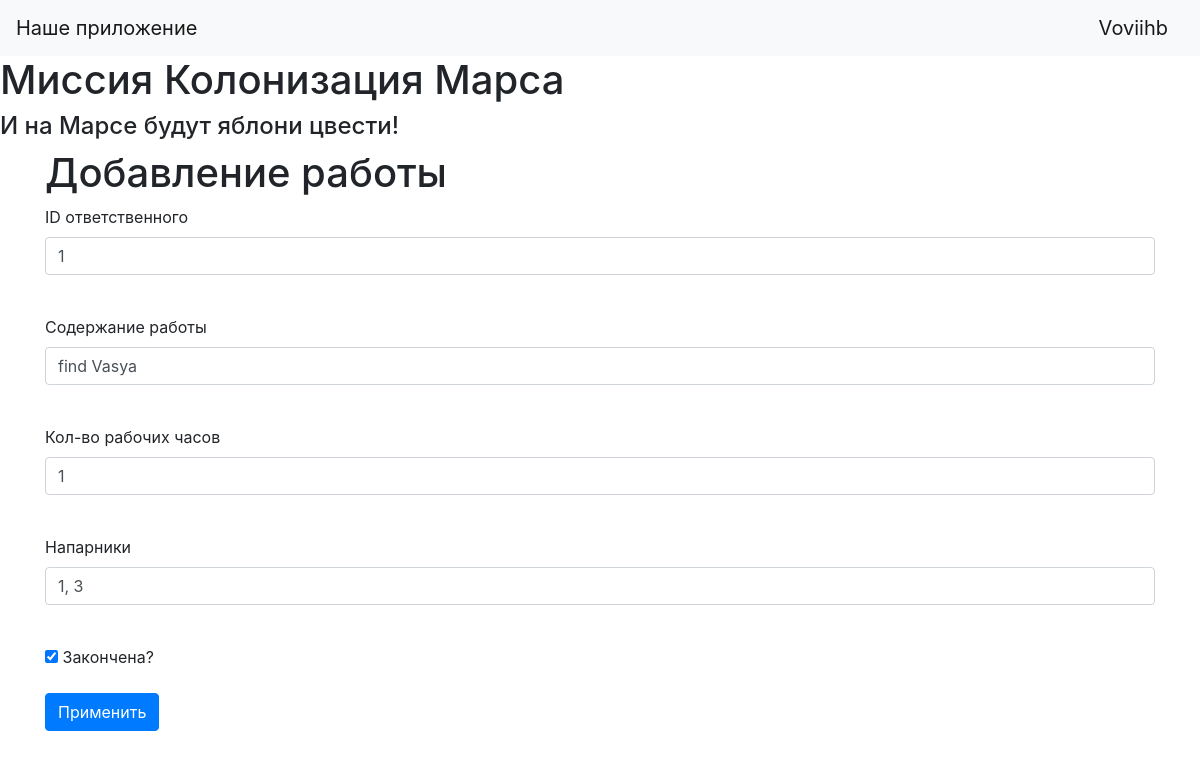
Page /addjob/1 (signed in) on the committed database.
### data/users.py (models this page shows, shortened)
class User(SqlAlchemyBase, UserMixin):
    __tablename__ = 'users'
    id = sqlalchemy.Column(sqlalchemy.Integer, primary_key=True, autoincrement=True)
    name = sqlalchemy.Column(sqlalchemy.String, nullable=True)
    about = sqlalchemy.Column(sqlalchemy.String, nullable=True)
    email = sqlalchemy.Column(sqlalchemy.String, index=True, unique=True, nullable=True)
    role = sqlalchemy.Column(sqlalchemy.Integer)
    hashed_password = sqlalchemy.Column(sqlalchemy.String, nullable=True)
    created_date = sqlalchemy.Column(sqlalchemy.DateTime, default=datetime.datetime.now)

### data/jobs.py (models this page shows, shortened)
class Jobs(SqlAlchemyBase):
    __tablename__ = 'jobs'
    id = sqlalchemy.Column(sqlalchemy.Integer, primary_key=True, autoincrement=True)
    job = sqlalchemy.Column(sqlalchemy.String, nullable=True)
    work_size = sqlalchemy.Column(sqlalchemy.Integer, nullable=True)
    collaborators = sqlalchemy.Column(sqlalchemy.String, nullable=True)
    start_date = sqlalchemy.Column(sqlalchemy.DateTime, default=datetime.datetime.now, nullable=True)
    end_date = sqlalchemy.Column(sqlalchemy.DateTime, nullable=True)
    is_finished = sqlalchemy.Column(sqlalchemy.Boolean, nullable=True)
    user_id = sqlalchemy.Column(sqlalchemy.Integer, sqlalchemy.ForeignKey("users.id"))
    user = orm.relationship('User', foreign_keys="Jobs.user_id", backref="jobs")
    team_leader = sqlalchemy.Column(sqlalchemy.Integer, sqlalchemy.ForeignKey("users.id"))
    tl = orm.relation('User', foreign_keys="Jobs.team_leader")

### main.py (the view, shortened to what this page needs)
@app.route('/addjob/<int:id>', methods=['GET', 'POST'])
@login_required
def edit_job(id):
    form = JobsForm()
    if request.method == "GET":
        db_sess = db_session.create_session()
        jobs = db_sess.query(Jobs).filter((Jobs.id == id),
                                          ((Jobs.user == current_user) | (current_user.id == 1))).first()
        if jobs:
            form.team_leader.data = jobs.team_leader
            form.job.data = jobs.job
            form.work_size.data = jobs.work_size
            form.collaborators.data = jobs.collaborators
            form.start_date.data = jobs.start_date
            form.is_finished.data = jobs.is_finished
        else:
            abort(404)
    return render_template('jobs.html', title='Редактирование работы', form=form)

### forms/job.py
class JobsForm(FlaskForm):
    team_leader = IntegerField("ID ответственного", validators=[DataRequired()])
    job = StringField("Содержание работы", validators=[DataRequired()])
    work_size = IntegerField("Кол-во рабочих часов", validators=[DataRequired()])
    collaborators = StringField("Напарники", validators=[DataRequired()])
    start_date = DateTimeField("Время начала", default=datetime.datetime.now())
    end_date = DateTimeField("Время окончания")
    is_finished = BooleanField("Закончена?")
    submit = SubmitField('Применить')

### data/db_session.py (called while the page is built)
def create_session() -> Session:
    global __factory
    return __factory()

### main.py (called while the page is built)
@login_manager.user_loader
def load_user(user_id):
    db_sess = db_session.create_session()
    return db_sess.query(User).get(user_id)

### templates/jobs.html (shortened to what this page needs)
{% extends "base.html" %}
{% block content %}
    <h1>Добавление работы</h1>
    <form action="" method="post">
        <p>
            {{ form.team_leader.label }}<br>
            {{ form.team_leader(class="form-control") }}<br>
        </p>
        <p>
            {{ form.job.label }}<br>
            {{ form.job(class="form-control") }}<br>
        </p>
        <p>
            {{ form.work_size.label }}<br>
            {{ form.work_size(class="form-control") }}<br>
        </p>
        <p>
            {{ form.collaborators.label }}<br>
            {{ form.collaborators(class="form-control") }}<br>
        </p>
        <p>{{ form.is_finished() }} {{ form.is_finished.label }}</p>
        <p>{{ form.submit(type="submit", class="btn btn-primary") }}</p>
    </form>
{% endblock %}

### templates/base.html (shortened to what this page needs)
<!doctype html>
<html lang="en">
<head>
    <link rel="stylesheet" href="https://stackpath.bootstrapcdn.com/bootstrap/4.4.1/css/bootstrap.min.css">
</head>
  <body>
    <header>
        <nav class="navbar navbar-light bg-light">
        <a class="navbar-brand" href="#">Наше приложение</a>
        {% if current_user.is_authenticated %}
            <a class="navbar-brand" href="/logout">{{ current_user.name }}</a>
        {% else %}
            <p>
                <a class="btn btn-primary " href="/register">Зарегистрироваться</a>
                <a class="btn btn-success" href="/login">Войти</a>
            </p>
        {% endif %}
    </nav>
    </header>
    <h1>Миссия Колонизация Марса</h1>
    <h4>И на Марсе будут яблони цвести!</h4>
    <main role="main" class="container">
        {% block content %}{% endblock %}
    </main>
  </body>
</html>

### rows in the picture
User: name "Voviihb"
Jobs: team_leader "1", job "find Vasya", work_size "1", collaborators "1, 3", is_finished "☑"
